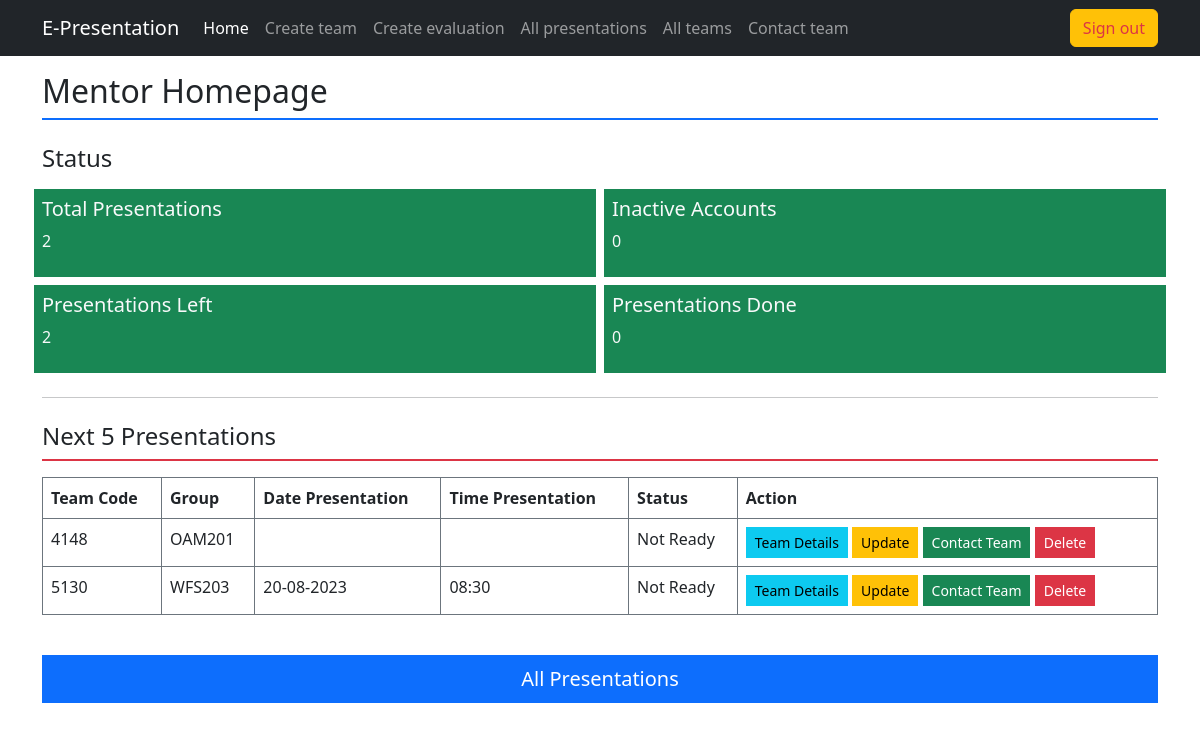
/index.php?action=mentor_homepage (signed in), run on the app's committed database.
### tables this page shows
CREATE TABLE `team` (
  `team_code` varchar(8) NOT NULL,
  `group_code` varchar(10) NOT NULL,
  `presentation_date` date DEFAULT NULL,
  `presentation_time` time DEFAULT NULL,
  `status` enum('Done','Ready','Not Ready') DEFAULT 'Not Ready'
);

### controller/layouts_rendering.php (called while the page is built, shortened)
<?php
    class LayoutRendering {
        static function mentor_homepage_layout() {
            $presentations = PresentationModel::retrieve_all_teams();
            $inactive_accounts = 0;
            $presentations_done = 0;
            $presentations_left = 0;
            foreach($presentations as $presentation):
                if (strtolower($presentation["status"]) == "inactivated"):
                    ++$inactive_accounts;
                    ++$presentations_left;
                elseif (strtolower($presentation["status"]) == "done"):
                    ++$presentations_done;
                else:
                    ++$presentations_left;
                endif;
            endforeach;
            require "view/mentor/mentor_homepage.php";
        }
    }

### model/team_model.php (called while the page is built, shortened)
<?php
    class PresentationModel {
        static function connection() {
            $username = "root";
            $password = "";
            $host = "localhost";
            $dbname = "e-presentations";
            $dsn = "mysql:host=$host;dbname=$dbname";
            try {
                return new PDO($dsn, $username, $password);
            } catch (PDOException $err) {
                echo "<div class='alert alert-danger'>Database connection couldn't be established</div>";
                $err->getMessage();
            }
        }
        static function retrieve_all_teams() {
            $connection = self::connection();
            $query = $connection->query("SELECT * FROM team ORDER BY presentation_date, presentation_time");
            return $query->fetchAll(PDO::FETCH_ASSOC);
        }
    }
?>

### view/mentor/mentor_homepage.php (the view, shortened to what this page needs)
<h2 class="border-bottom pb-2 border-2 border-primary mb-4">Mentor Homepage</h2>
    <h4>Status</h4>
    <section class="row text-light">
    <div class="col-6 g-2">
        <article class="bg-success p-2">
        <h5>Total Presentations</h5>
        <p><?= count($presentations) ?></p>
        </article>
    </div>
    <div class="col-6 g-2">
        <article class="bg-success p-2">
        <h5>Inactive Accounts</h5>
        <p><?= $inactive_accounts ?></p>
        </article>
    </div>
    <div class="col-6 g-2">
        <article class="bg-success p-2">
        <h5>Presentations Left</h5>
        <p><?= $presentations_left ?></p>
        </article>
    </div>
    <div class="col-6 g-2">
        <article class="bg-success p-2">
        <h5>Presentations Done</h5>
        <p><?= $presentations_done ?></p>
        </article>
    </div>
    </section>
    <hr class="my-4" />
    <h4 class="border-bottom pb-2 border-2 border-danger mb-3">Next 5 Presentations</h4>
    <div class="table-responsive">
        <table class="table table-bordered table-hover border-secondary border-striped border">
        <thead>
            <th>Team Code</th>
            <th>Group</th>
            <th>Date Presentation</th>
            <th>Time Presentation</th>
            <th>Status</th>
            <th>Action</th>
        </thead>
        <?php
            foreach($presentations as $presentation):
        ?>
        <tr>
            <td><?= $presentation["team_code"] ?></td>
            <td><?= $presentation["group_code"] ?></td>
            <td><?= implode("-", array_reverse(explode("-", $presentation["presentation_date"]))) ?></td>
            <td><?= substr($presentation["presentation_time"], 0, 5) ?></td>
            <td><?= $presentation["status"] ?></td>
            <td>
                <a href="index.php?action=team_info&team_code=<?= $presentation["team_code"] ?>" class="btn btn-sm btn-info rounded-0">Team Details</a>
                <a href="index.php?action=update&team_code=<?= $presentation["team_code"] ?>" class="btn btn-warning btn-sm rounded-0">Update</a>
                <a href="index.php?action=contact&team_code=<?= $presentation["team_code"] ?>" class="btn btn-success btn-sm rounded-0">Contact Team</a>
                <button class="btn btn-danger btn-sm rounded-0">Delete</button>
            </td>
        </tr>
        <?php endforeach;?>
        </table>
    </div>
    <a href="index.php?action=all_presentations" class="btn btn-lg rounded-0 btn-primary my-4 d-block m-auto mw-25">All Presentations</a>
<?php
    require "view/master.php";
?>

### data on the page
team: team_code "4148", group_code "OAM201", status "Not Ready"
team: team_code "5130", group_code "WFS203", presentation_date "20-08-2023", presentation_time "08:30", status "Not Ready"

### other printed values
count($presentations) "2"
$inactive_accounts "0"
$presentations_left "2"
$presentations_done "0"
